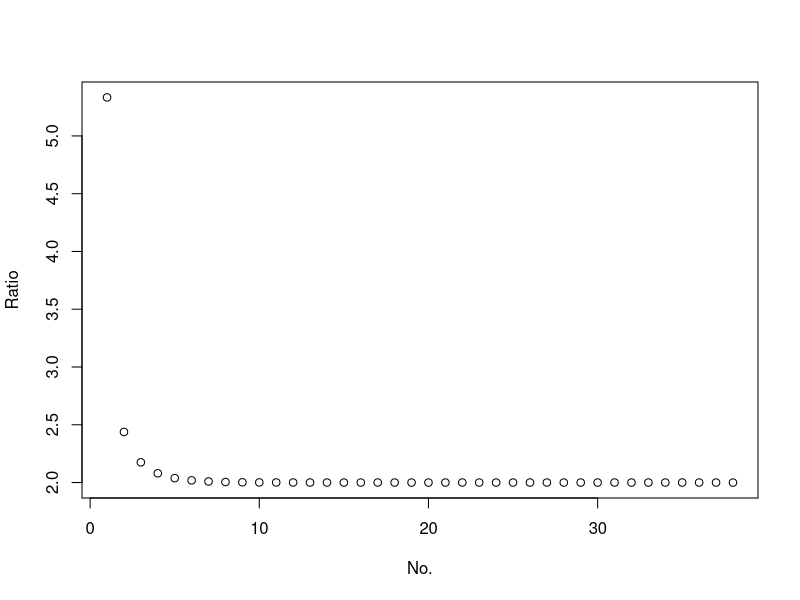
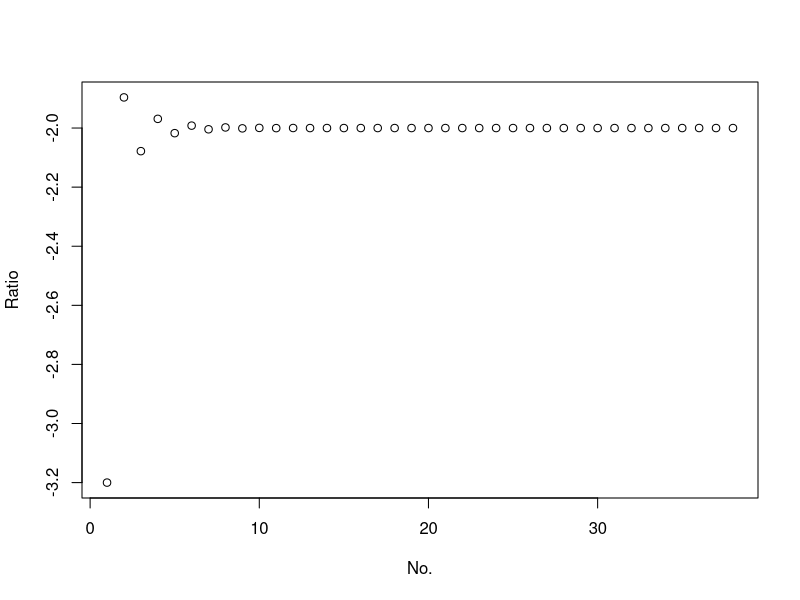
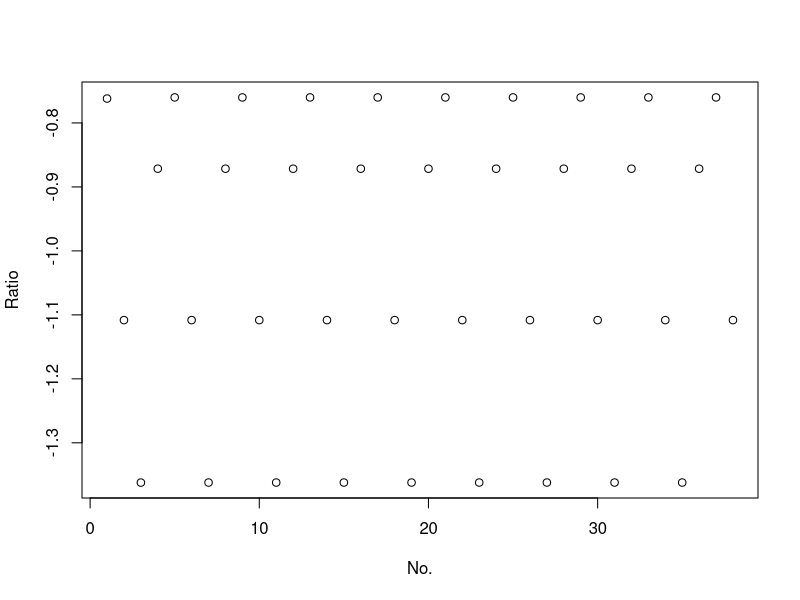
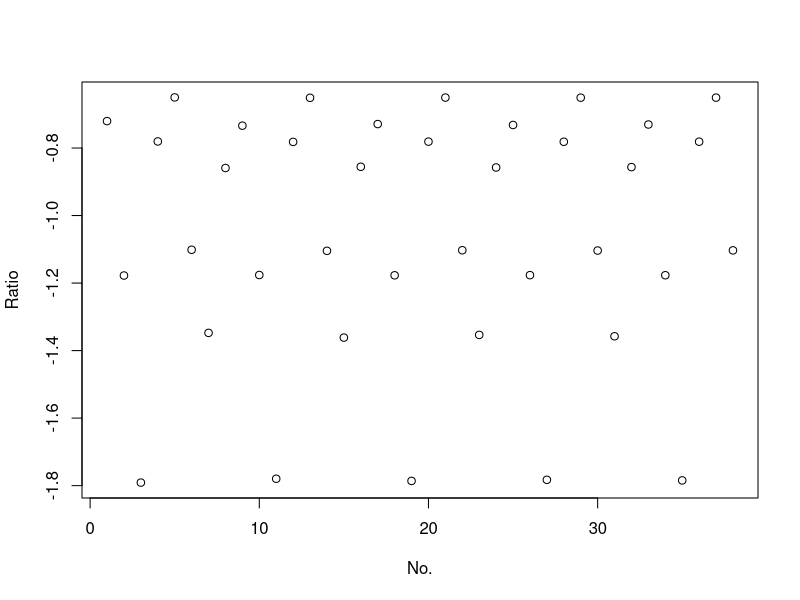
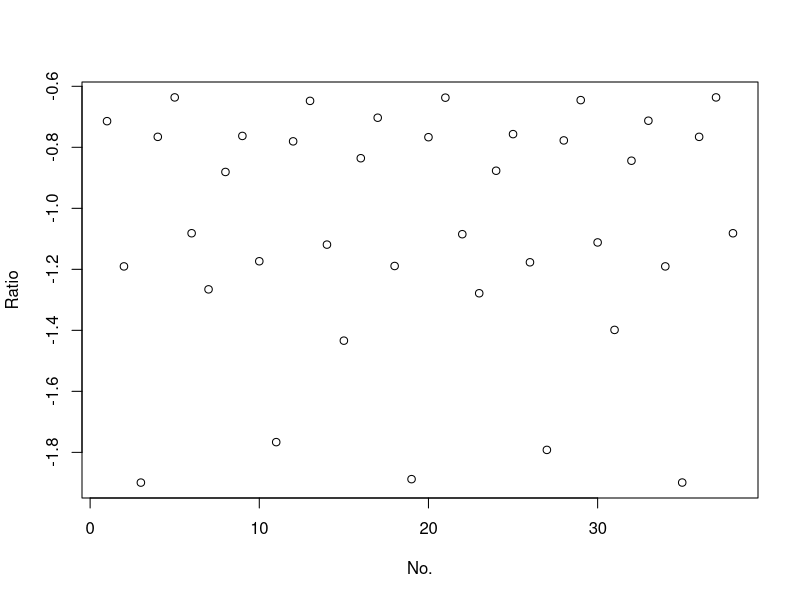
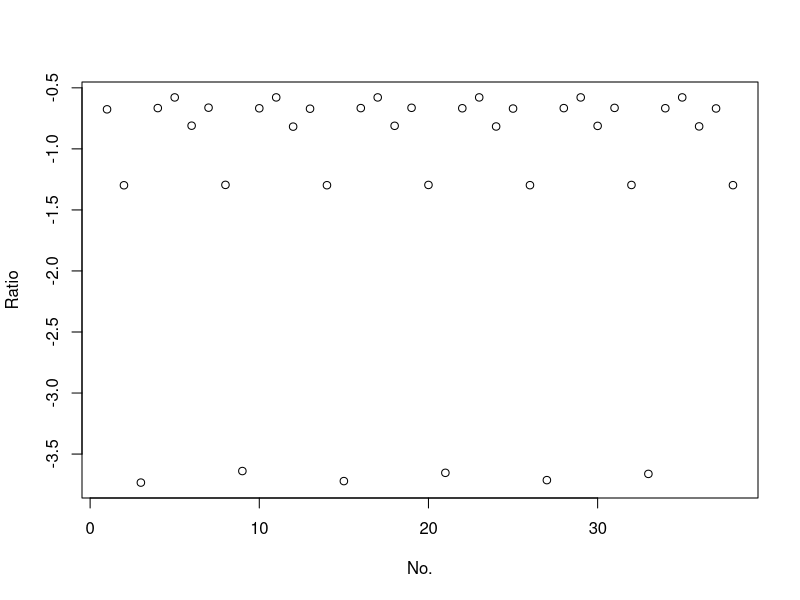
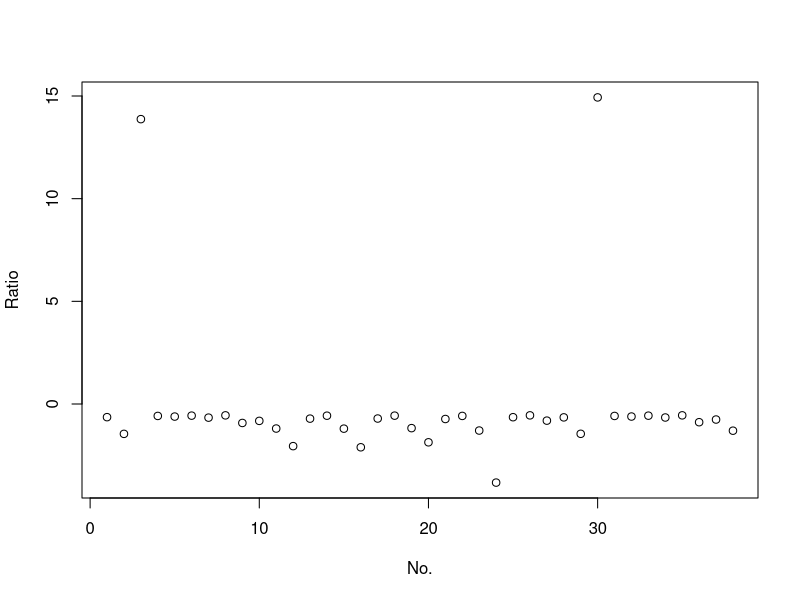
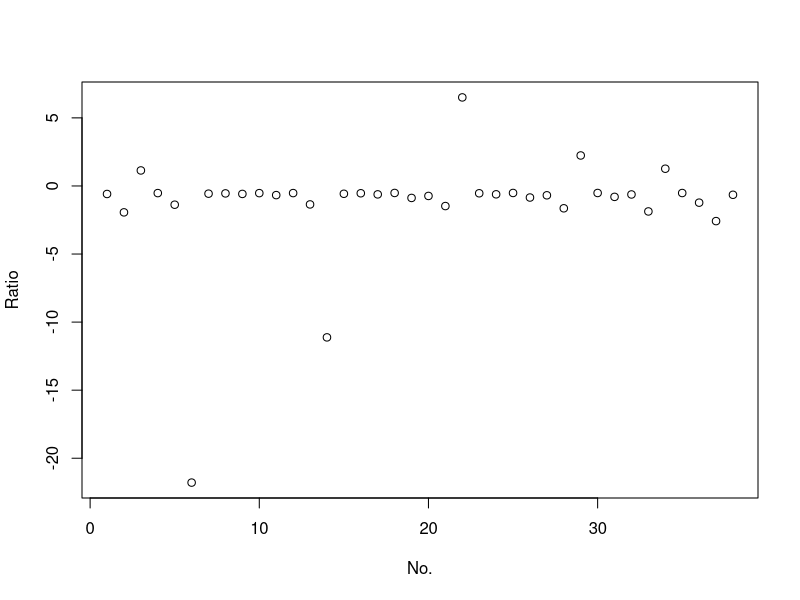

Here is the R script that generated these plots, in order:
## ---- chunk 1
fun2 = function(k,p,n){
  vec = c()
  vecR = c()
    for(i in 1:n){
      #print(p)
      vec=c(vec,p)
      p=k*p*(1-p)
      if (i>2) {
        ratio = (vec[length(vec)-1]-vec[length(vec)-2])/(vec[length(vec)]-vec[length(vec)-1])
        vecR =c(vecR,ratio)
        
        #print("Ratio: ")
        print(ratio)
      }
    }
  
  xx = vec[-length(vec)]
  yy = vec[-1]
  
  vec2 =(1: length(vecR))
  
  #plot(x = xx, y = yy, xlab = expression("p"[n]) ,ylab = expression("p"[n+1]))
  
  plot(x = vec2, y = vecR, xlab = "No." ,ylab = "Ratio")
  
  
}
## ---- chunk 2
fun2(1.5, 0.5, 40)

fun2(2.5, 0.5, 40)

fun2(3.5, 0.5, 40)

fun2(3.56, 0.5, 40)

fun2(3.569, 0.5, 40)

fun2(3.63, 0.5, 40)

fun2(3.69, 0.5, 40)
## ---- chunk 3
fun2(3.79, 0.5, 40)

fun2(3.88, 0.5, 40)
print("-----------")
fun2(4, 0.423, 40)
